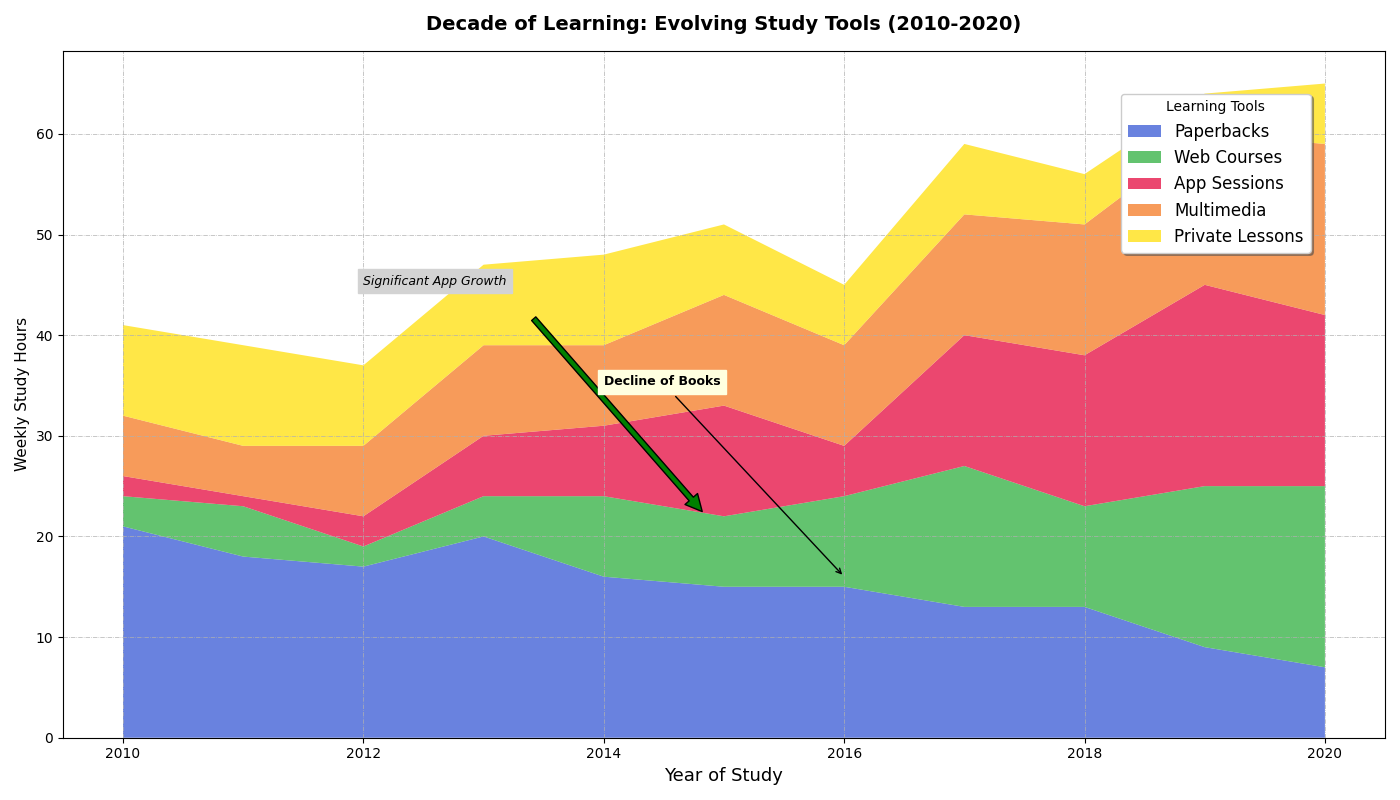

Write Python code to recreate this figure.
import matplotlib.pyplot as plt
import numpy as np

years = np.arange(2010, 2021)

books = [21, 18, 17, 20, 16, 15, 15, 13, 13, 9, 7]
online_courses = [3, 5, 2, 4, 8, 7, 9, 14, 10, 16, 18]
educational_apps = [2, 1, 3, 6, 7, 11, 5, 13, 15, 20, 17]
videos = [6, 5, 7, 9, 8, 11, 10, 12, 13, 15, 17]
tutoring = [9, 10, 8, 8, 9, 7, 6, 7, 5, 4, 6]

plt.figure(figsize=(14, 8))

plt.stackplot(years, books, online_courses, educational_apps, videos, tutoring,
              labels=['Paperbacks', 'Web Courses', 'App Sessions', 'Multimedia', 'Private Lessons'],
              colors=['#4363d8', '#3cb44b', '#e6194b', '#f58231', '#ffe119'], alpha=0.8)

plt.title("Decade of Learning: Evolving Study Tools (2010-2020)", fontsize=14, fontweight='bold', pad=15)
plt.xlabel("Year of Study", fontsize=13)
plt.ylabel("Weekly Study Hours", fontsize=11)

plt.legend(loc='upper right', bbox_to_anchor=(0.95, 0.95), shadow=True, fontsize='large', title='Learning Tools')

plt.grid(linestyle='-.', linewidth=0.5)

plt.annotate('Significant App Growth', xy=(2015, 20), xytext=(2012, 45),
             arrowprops=dict(facecolor='green', shrink=0.1),
             fontsize=9, fontstyle='italic', backgroundcolor='lightgrey')

plt.annotate('Decline of Books', xy=(2016, 16), xytext=(2014, 35),
             arrowprops=dict(facecolor='red', arrowstyle='->'),
             fontsize=9, fontweight='bold', backgroundcolor='lightyellow')

plt.xticks(np.arange(2010, 2021, 2))

plt.tight_layout()
plt.show()
